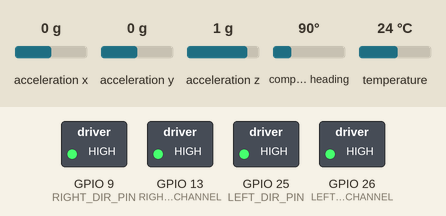
The sketch below on a simulated ESP32. On the bench: switched loads named in the sketch (green lamp = pin HIGH). Inputs (shaded band) come from the test bench; at power-on: acceleration x 0 g, acceleration y 0 g, acceleration z 1 g, compass heading 90°, temperature 24 °C. What the sketch prints to the serial monitor is not drawn.

Above: at 0.1 s.
Timing chart, 0 to 1.6 s (numbered marks = the images above):
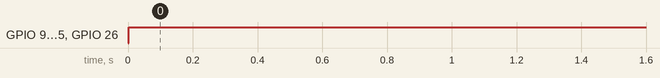

Measured:
- by itself, GPIO 9 (RIGHT_DIR_PIN), GPIO 13 (RIGHT_PWM_CHANNEL), GPIO 25 (LEFT_DIR_PIN), GPIO 26 (LEFT_PWM_CHANNEL): LOW → HIGH at 0.00 s

The sketch:

self.ino
```cpp
#include <Wire.h>
#include <math.h>
#include <Adafruit_Sensor.h>
#include <Adafruit_BNO055.h>
#include <utility/imumaths.h>
#define pi 3.1415926535
// Left Motor
const int LEFT_PWM_CHANNEL = 26;   // PWM channel for left motor
const int LEFT_DIR_PIN = 25;  // Direction pin for left motor
#define BNO055_SAMPLERATE_DELAY_MS (10)
//variables
double rolltarget=-24;
double rollerror,lasterr;
// double ki=0,kp=15,kd=9.2;
double ki=0,kp=16,kd=2.918;
double roll;
float errsum;
float signalOutput;
Adafruit_BNO055 myIMU = Adafruit_BNO055();
float q0,q1,q2,q3,yaw=0;
// Right Motor
const int RIGHT_PWM_CHANNEL = 13;  // PWM channel for right motor
const int RIGHT_DIR_PIN = 9;  // Direction pin for right motor
const int b = 106;
const int r = 65;
int lx, ly, rx, ry, tri, cir, squ, cro, l2, r2,l1,r1,left,right,up,down;
int buff = 40;
double targetwl,targetwr;
int sensorValue;
float Volt;
float Distance;
int sensor_pin = 3;
unsigned long lasttime;
void setup() {
  Serial.begin(115200);
  pinMode(LEFT_PWM_CHANNEL, OUTPUT);
  pinMode(RIGHT_PWM_CHANNEL, OUTPUT);
  pinMode(LEFT_DIR_PIN, OUTPUT);
  pinMode(RIGHT_DIR_PIN, OUTPUT);
  myIMU.begin();
  int8_t temp=myIMU.getTemp();
  myIMU.setExtCrystalUse(true);
  lasttime = millis();
  // Initialize motors to stopped state
  // stopMotors();
}
void computepid()
{
  unsigned long now = millis();
  float timeDelta =(now - lasttime)/1000.0;
  rollerror=rolltarget-roll;
  errsum+=rollerror*timeDelta;
  double derr = (rollerror-lasterr)/timeDelta;
  signalOutput = kp*rollerror+ki*errsum+kd*derr;
  signalOutput = constrain(signalOutput, -255, 255);
  signalOutput=abs(signalOutput);
  lasterr = rollerror;
  lasttime = now;
}
void loop() {
  uint8_t system, gryo, accel, mg = 0;
  imu::Quaternion quat=myIMU.getQuat();
  imu::Vector<3> acc =myIMU.getVector(Adafruit_BNO055::VECTOR_ACCELEROMETER);
  q0=quat.w();
  q1=quat.x();
  q2=quat.y();
  q3=quat.z();
  float rolla = atan2(acc.y(), acc.z()) * 180.0 / PI;
  roll = atan2(2*(q0*q1 + q2*q3), 1 - 2*(q1*q1 + q2*q2));
  roll = roll * (180.0 / pi);
  Serial.print("ROLL = ");
  Serial.print(rolltarget);
  computepid();
  Serial.print(" ");
  Serial.println(roll);

  if(rollerror>1)
  {
    forward(signalOutput);
  }
  else if(rollerror<-1)
  {
    backward(signalOutput);
  }
  else
  {
    stopMotors();
  }
  delay(BNO055_SAMPLERATE_DELAY_MS);
}
// Motor control functions
void forward(int speed) {
  // Set direction pins
  digitalWrite(LEFT_DIR_PIN, LOW);    // Left motor backward
  digitalWrite(RIGHT_DIR_PIN, LOW);  // Right motor forward

  // Set speed
  analogWrite(LEFT_PWM_CHANNEL, speed);
  analogWrite(RIGHT_PWM_CHANNEL, speed);
  Serial.print("A");
}
void backward(int speed) {
  // Set direction pins
  digitalWrite(LEFT_DIR_PIN, HIGH);    // Left motor backward
  digitalWrite(RIGHT_DIR_PIN, HIGH);  // Right motor forward

  // Set speed
  analogWrite(LEFT_PWM_CHANNEL, speed);
  analogWrite(RIGHT_PWM_CHANNEL, speed);
  Serial.print("B");
}
void stopMotors() {
  // Set speed to zero
  analogWrite(LEFT_PWM_CHANNEL, 0);
  analogWrite(RIGHT_PWM_CHANNEL, 0);
}
```
